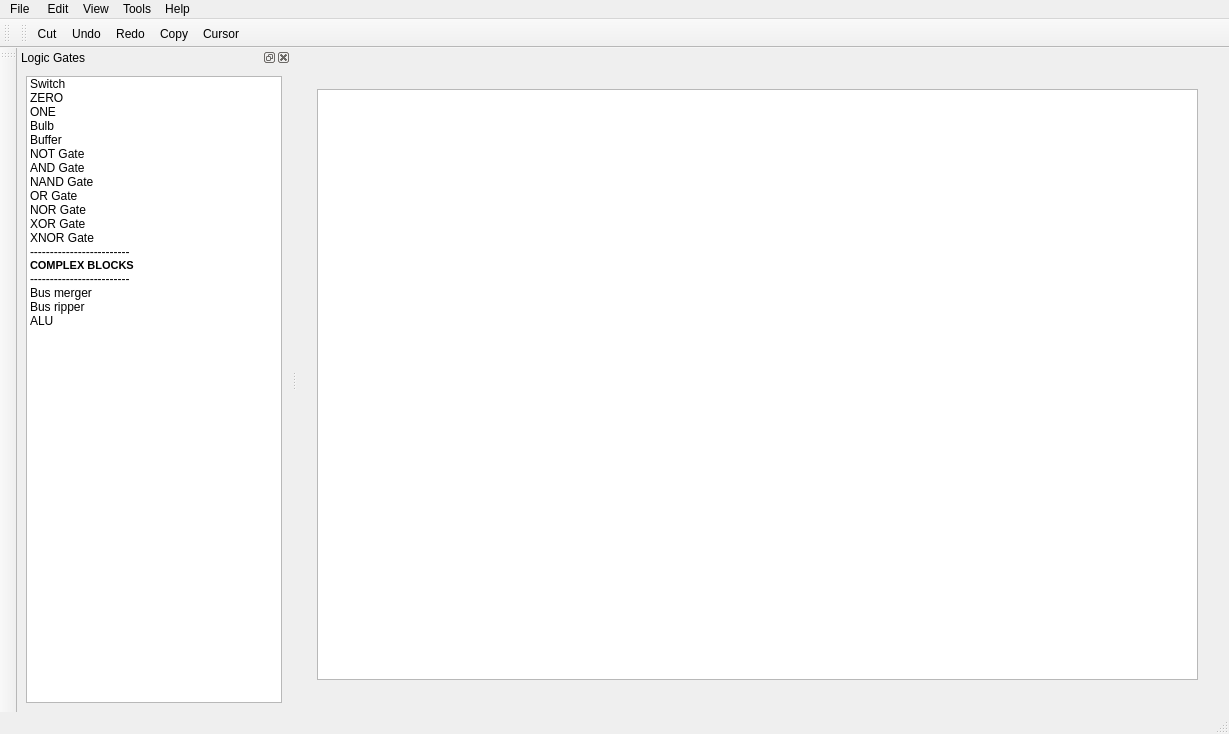
<?xml version="1.0" encoding="UTF-8"?>
<ui version="4.0">
 <class>Simulator</class>
 <widget class="QMainWindow" name="Simulator">
  <property name="geometry">
   <rect>
    <x>0</x>
    <y>0</y>
    <width>1229</width>
    <height>734</height>
   </rect>
  </property>
  <property name="windowTitle">
   <string>MainWindow</string>
  </property>
  <widget class="QWidget" name="centralwidget">
   <widget class="QGraphicsView" name="graphicsView">
    <property name="geometry">
     <rect>
      <x>20</x>
      <y>41</y>
      <width>881</width>
      <height>591</height>
     </rect>
    </property>
   </widget>
  </widget>
  <widget class="QMenuBar" name="menubar">
   <property name="geometry">
    <rect>
     <x>0</x>
     <y>0</y>
     <width>1229</width>
     <height>26</height>
    </rect>
   </property>
   <widget class="QMenu" name="menuFile">
    <property name="title">
     <string>File </string>
    </property>
    <addaction name="separator"/>
   </widget>
   <widget class="QMenu" name="menuEdit">
    <property name="title">
     <string>Edit</string>
    </property>
   </widget>
   <widget class="QMenu" name="menuView">
    <property name="title">
     <string>View</string>
    </property>
   </widget>
   <widget class="QMenu" name="menuools">
    <property name="title">
     <string>Tools</string>
    </property>
   </widget>
   <widget class="QMenu" name="menuHelp">
    <property name="title">
     <string>Help</string>
    </property>
   </widget>
   <addaction name="menuFile"/>
   <addaction name="menuEdit"/>
   <addaction name="menuView"/>
   <addaction name="menuools"/>
   <addaction name="menuHelp"/>
  </widget>
  <widget class="QStatusBar" name="statusbar"/>
  <widget class="QToolBar" name="toolBar_2">
   <property name="windowTitle">
    <string>toolBar_2</string>
   </property>
   <attribute name="toolBarArea">
    <enum>LeftToolBarArea</enum>
   </attribute>
   <attribute name="toolBarBreak">
    <bool>false</bool>
   </attribute>
  </widget>
  <widget class="QToolBar" name="toolBar_3">
   <property name="windowTitle">
    <string>toolBar_3</string>
   </property>
   <attribute name="toolBarArea">
    <enum>TopToolBarArea</enum>
   </attribute>
   <attribute name="toolBarBreak">
    <bool>false</bool>
   </attribute>
  </widget>
  <widget class="QToolBar" name="toolBar">
   <property name="windowTitle">
    <string>toolBar</string>
   </property>
   <attribute name="toolBarArea">
    <enum>TopToolBarArea</enum>
   </attribute>
   <attribute name="toolBarBreak">
    <bool>false</bool>
   </attribute>
   <addaction name="actionCut"/>
   <addaction name="actionUndo"/>
   <addaction name="actionRedo"/>
   <addaction name="actionCopy"/>
   <addaction name="actionCursor"/>
  </widget>
  <widget class="QDockWidget" name="dockWidget">
   <property name="windowTitle">
    <string>Logic Gates</string>
   </property>
   <attribute name="dockWidgetArea">
    <number>1</number>
   </attribute>
   <widget class="QWidget" name="dockWidgetContents">
    <layout class="QVBoxLayout" name="verticalLayout">
     <item>
      <widget class="QListWidget" name="listWidget">
       <item>
        <property name="text">
         <string>Switch</string>
        </property>
        <property name="icon">
         <iconset>
          <normaloff>images/icons8-toggle-on-90.png</normaloff>images/icons8-toggle-on-90.png</iconset>
        </property>
       </item>
       <item>
        <property name="text">
         <string>ZERO</string>
        </property>
        <property name="icon">
         <iconset>
          <normaloff>images/0.png</normaloff>images/0.png</iconset>
        </property>
       </item>
       <item>
        <property name="text">
         <string>ONE</string>
        </property>
        <property name="icon">
         <iconset>
          <normaloff>images/1.png</normaloff>images/1.png</iconset>
        </property>
       </item>
       <item>
        <property name="text">
         <string>Bulb</string>
        </property>
        <property name="icon">
         <iconset>
          <normaloff>images/icons8-light-96.png</normaloff>images/icons8-light-96.png</iconset>
        </property>
       </item>
       <item>
        <property name="text">
         <string>Buffer</string>
        </property>
        <property name="icon">
         <iconset>
          <normaloff>images/icons8-logic-gate-buffer-96.png</normaloff>images/icons8-logic-gate-buffer-96.png</iconset>
        </property>
       </item>
       <item>
        <property name="text">
         <string>NOT Gate</string>
        </property>
        <property name="icon">
         <iconset>
          <normaloff>images/icons8-logic-gate-not-96.png</normaloff>images/icons8-logic-gate-not-96.png</iconset>
        </property>
       </item>
       <item>
        <property name="text">
         <string>AND Gate</string>
        </property>
        <property name="icon">
         <iconset>
          <normaloff>images/icons8-logic-gate-and-96.png</normaloff>images/icons8-logic-gate-and-96.png</iconset>
        </property>
       </item>
       <item>
        <property name="text">
         <string>NAND Gate</string>
        </property>
        <property name="icon">
         <iconset>
          <normaloff>images/icons8-logic-gate-nand-96.png</normaloff>images/icons8-logic-gate-nand-96.png</iconset>
        </property>
       </item>
       <item>
        <property name="text">
         <string>OR Gate</string>
        </property>
        <property name="icon">
         <iconset>
          <normaloff>images/icons8-logic-gate-or-96.png</normaloff>images/icons8-logic-gate-or-96.png</iconset>
        </property>
       </item>
       <item>
        <property name="text">
         <string>NOR Gate</string>
        </property>
        <property name="icon">
         <iconset>
          <normaloff>images/icons8-logic-gate-nor-96.png</normaloff>images/icons8-logic-gate-nor-96.png</iconset>
        </property>
       </item>
       <item>
        <property name="text">
         <string>XOR Gate</string>
        </property>
        <property name="icon">
         <iconset>
          <normaloff>images/icons8-logic-gate-xor-96.png</normaloff>images/icons8-logic-gate-xor-96.png</iconset>
        </property>
       </item>
       <item>
        <property name="text">
         <string>XNOR Gate</string>
        </property>
        <property name="icon">
         <iconset>
          <normaloff>images/icons8-logic-gate-xnor-96.png</normaloff>images/icons8-logic-gate-xnor-96.png</iconset>
        </property>
       </item>
       <item>
        <property name="text">
         <string>-------------------------</string>
        </property>
       </item>
       <item>
        <property name="text">
         <string>COMPLEX BLOCKS</string>
        </property>
        <property name="font">
         <font>
          <pointsize>8</pointsize>
          <weight>75</weight>
          <bold>true</bold>
         </font>
        </property>
       </item>
       <item>
        <property name="text">
         <string>-------------------------</string>
        </property>
       </item>
       <item>
        <property name="text">
         <string>Bus merger</string>
        </property>
        <property name="icon">
         <iconset>
          <normaloff>images/bus_merger2.png</normaloff>images/bus_merger2.png</iconset>
        </property>
       </item>
       <item>
        <property name="text">
         <string>Bus ripper</string>
        </property>
        <property name="icon">
         <iconset>
          <normaloff>images/bus_ripper2.png</normaloff>images/bus_ripper2.png</iconset>
        </property>
       </item>
       <item>
        <property name="text">
         <string>ALU</string>
        </property>
        <property name="icon">
         <iconset>
          <normaloff>images/alu.png</normaloff>images/alu.png</iconset>
        </property>
       </item>
      </widget>
     </item>
    </layout>
   </widget>
  </widget>
  <action name="actionCut">
   <property name="checkable">
    <bool>true</bool>
   </property>
   <property name="icon">
    <iconset>
     <normaloff>../images/cut.png</normaloff>../images/cut.png</iconset>
   </property>
   <property name="text">
    <string>Cut</string>
   </property>
   <property name="toolTip">
    <string>Cut selected objects</string>
   </property>
  </action>
  <action name="actionUndo">
   <property name="icon">
    <iconset>
     <normaloff>../images/icons8-undo-96.png</normaloff>../images/icons8-undo-96.png</iconset>
   </property>
   <property name="text">
    <string>Undo</string>
   </property>
   <property name="toolTip">
    <string>Undo to the previous action</string>
   </property>
  </action>
  <action name="actionRedo">
   <property name="icon">
    <iconset>
     <normaloff>../images/icons8-redo-96.png</normaloff>../images/icons8-redo-96.png</iconset>
   </property>
   <property name="text">
    <string>Redo</string>
   </property>
   <property name="toolTip">
    <string>Redo the next action</string>
   </property>
  </action>
  <action name="actionCopy">
   <property name="icon">
    <iconset>
     <normaloff>../images/copy.png</normaloff>../images/copy.png</iconset>
   </property>
   <property name="text">
    <string>Copy</string>
   </property>
   <property name="toolTip">
    <string>Copy the selected item</string>
   </property>
  </action>
  <action name="actionCursor">
   <property name="icon">
    <iconset>
     <normaloff>../images/cursor.png</normaloff>../images/cursor.png</iconset>
   </property>
   <property name="text">
    <string>Cursor</string>
   </property>
   <property name="toolTip">
    <string>Cursor</string>
   </property>
  </action>
 </widget>
 <resources/>
 <connections/>
</ui>
